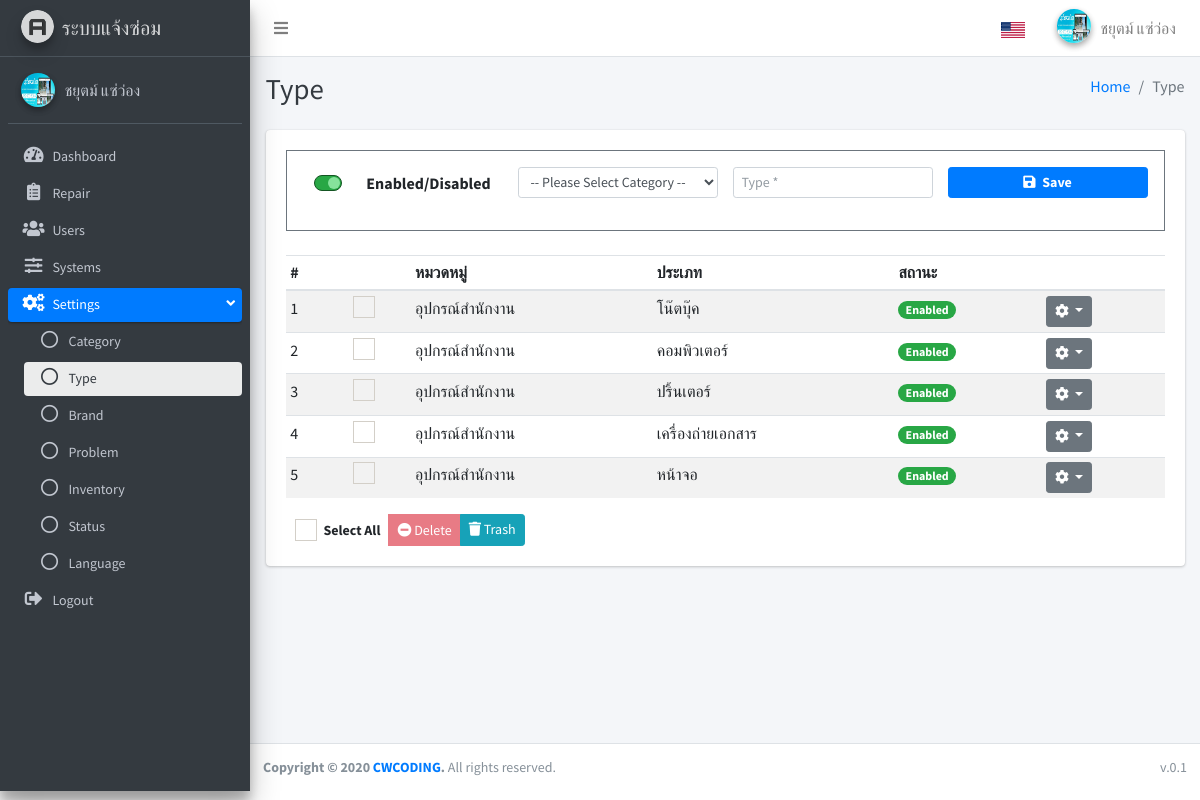
Page /index.php?page=type (signed in) on the committed database.
### tables this page shows
CREATE TABLE `system` (
  `id` int(11) NOT NULL,
  `title` varchar(100) NOT NULL,
  `name` varchar(100) NOT NULL,
  `updated_at` timestamp NOT NULL DEFAULT current_timestamp() ON UPDATE current_timestamp(),
  `created_at` timestamp NOT NULL DEFAULT current_timestamp()
);

CREATE TABLE `ui_language` (
  `id` int(11) NOT NULL,
  `en` text NOT NULL,
  `th` text NOT NULL
);

CREATE TABLE `type` (
  `id` int(11) NOT NULL,
  `category` int(11) NOT NULL,
  `name` varchar(100) NOT NULL,
  `is_active` enum('Y','N') NOT NULL,
  `is_delete` enum('Y','N') NOT NULL DEFAULT 'N',
  `updated_at` timestamp NOT NULL DEFAULT current_timestamp() ON UPDATE current_timestamp(),
  `created_at` timestamp NOT NULL DEFAULT current_timestamp()
);

### apps/type/index.php (the view, shortened to what this page needs)
<?php
  $fields = "*";
  $table = "type";
  $conditions = " WHERE `is_delete` = 'N' ";
  $type = fetch_all($fields, $table, $conditions);
  $fields = "*";
  $table = "category";
  $conditions = " WHERE `is_active` = 'Y' AND `is_delete` = 'N' ";
  $categorys = fetch_all($fields, $table, $conditions);
  $cate_txt = array();
  foreach($categorys as $category){
    $cate_txt[$category["id"]] = $category["name"];
  }
?>
<div class="content-wrapper">
  <div class="content-header">
    <div class="container-fluid">
      <div class="row mb-2">
        <div class="col-sm-6">
          <h1 class="m-0 text-dark"><?php lang("Type");?></h1>
        </div>
        <div class="col-sm-6">
          <ol class="breadcrumb float-sm-right">
            <li class="breadcrumb-item"><a href="./"><?php lang("Home");?></a></li>
            <li class="breadcrumb-item active"><?php lang("Type");?></li>
          </ol>
        </div>
      </div>
    </div>
  </div>
  <div class="content">
    <div class="container-fluid">
      <div class="row">
        <div class="col-lg-12">
          <div class="card">
            <div class="card-body">
            <div class="border border-secondary p-3 mb-4 ">
              <form id="forminfo" action="apps/type/do_type.php?action=save_type" method="POST" autocomplete="off">
                <div class="row d-flex justify-content-center">
                  <div class="col-md-3 text-left text-md-center mt-0 mt-md-1">
                  <div class="form-group">
                    <div class="custom-control custom-switch custom-switch-on-success">
                      <label class="custom-control-label" for="is_active"><?php lang("Enabled");?>/<?php lang("Disabled");?></label>
                    </div>
                  </div>
                  </div>
                  <div class="col-md-3">
                    <div class="form-group">
                      <select name="category" id="category" class="form-control form-control-sm" required>
                      <option value="">-- <?php lang("Please Select Category");?> --</option>
                      </select>
                    </div>
                  </div>
                  <div class="col-md-3">
                    <div class="form-group">
                      <input type="text" name="type_name" id="type_name" class="form-control form-control-sm" placeholder="<?php lang("Type");?> *">
                    </div>
                  </div>
                  <div class="col-md-3">
                    <div class="form-group">
                      <button type="submit" class="btn btn-primary btn-block btn-sm font-weight-bold"><i class="fas fa-save mr-1"></i> <?php lang("Save");?></button>
                    </div>
                  </div>
                </div>
            </form>
            </div>
              <form action="apps/type/do_type.php?action=delete_all" id="frm" method="POST">
                <div class="table-responsive">
                  <table class="table table-striped table-hover table-sm">
                    <thead>
                      <tr>
                        <th>#</th>
                        <th></th>
                        <th>หมวดหมู่</th>
                        <th>ประเภท</th>
                        <th>สถานะ</th>
                        <th></th>
                      </tr>
                    </thead>
                    <tbody>
                      <?php
                $i = 1;
                  foreach($type as $value){
                    if($value["is_active"] == "Y"){
                      $status = lang("Enabled", false);
                      $bg = "success";
                    }else{
                      $status = lang("Disabled", false);
                      $bg = "danger";
                    }
                ?>
                      <tr>
                        <td><?php echo $i++;?></td>
                        <td class="text-center">
                          <div class="icheck-primary d-inline">
                            <label for="checK_<?php echo $i;?>">
                            </label>
                          </div>
                        </td>
                        <td><?php echo isset($cate_txt[$value["category"]]) ? $cate_txt[$value["category"]] : "";?></td>
                        <td><?php echo $value["name"];?></td>
                        <td><span class="badge badge-<?php echo $bg;?> badge-pill"><?php echo $status;?></span></td>
                        <td>
                          <div class="dropdown">
                            <button class="btn btn-secondary btn-sm dropdown-toggle" type="button"
                              id="dropdownMenuButton" data-toggle="dropdown" aria-haspopup="true" aria-expanded="false">
                              <i class="fas fa-cog"></i>
                            </button>
                          </div>
                        </td>
                      </tr>
                    <?php } ?>
                    </tbody>
                  </table>
                </div>
                <div class="row">
                  <div class="col-md-12">
                    <div class="btn-group">
                      <button type="button" class="btn-sm btn">
                        <div class="icheck-primary d-inline">
                          <label for="checkall"> <?php lang("Select All");?>
                          </label>
                        </div>
                      </button>
                      <button type="button" class="btn-sm btn btn-danger btn-delete-all" disabled data-toggle="modal"
                        data-target="#modalDeleteAll"><i class="fas fa-minus-circle"></i> <?php lang("Delete");?>
                      </button>
                      <a href="?page=type/delete" class="btn-sm btn btn-info"><i class="fas fa-trash"></i>
                      <?php lang("Trash");?></a>
                    </div>
                  </div>
                </div>
            </div>
          </div>
        </div>
      </div>
    </div>
  </div>
</div>

### include/sidebar.php
<?php
$arr_users = array("users","users/add","users/edit", "users/delete");
$arr_repair = array("repair","repair/add","repair/edit");
$arr_dashboard = array("dashboard");
$arr_system = array("system");
$arr_settings = array("category","category/delete","type","type/delete","brand","brand/delete","inventory", "inventory/add","inventory/edit","inventory/delete","status","status/delete","problem", "problem/delete", "language");
$arr_category = array("category","category/delete");
$arr_type = array("type","type/delete");
$arr_status = array("status","status/delete");
$arr_brand = array("brand","brand/delete");
$arr_problem = array("problem","problem/delete");
$arr_inventory = array("inventory","inventory/add","inventory/edit","inventory/delete");
$arr_language = array("language");
?>
<aside class="main-sidebar sidebar-dark-primary elevation-4">
  <a href="./" class="brand-link">
    <img src="dist/img/AdminLTELogo.png" alt="AdminLTE Logo" class="brand-image img-circle elevation-3"
      style="opacity: .8">
    <span class="brand-text font-weight-light"><?php echo $system["name"];?></span>
  </a>
  <div class="sidebar os-host os-theme-light os-host-overflow os-host-overflow-y os-host-resize-disabled os-host-scrollbar-horizontal-hidden os-host-transition">
    <div class="user-panel mt-3 pb-3 mb-3 d-flex">
      <div class="image">
        <?php if(!empty($_SESSION["PROFILE"])){ ?>
        <?php if(file_exists("uploads/users/".$_SESSION["PROFILE"])){ ?>
        <img src="uploads/users/<?php echo $_SESSION["PROFILE"];?>" class="img-circle elevation-2" alt="Profile-img"
          style="max-width:34px; max-height:34px; min-width:34px; min-height:34px;">
        <?php }else{ ?>
        <img src="dist/img/avatar04.png" class="img-circle elevation-2" alt="User Image">
        <?php } ?>
        <?php }else{ ?>
        <img src="dist/img/avatar04.png" class="img-circle elevation-2" alt="User Image">
        <?php } ?>
      </div>
      <div class="info">
        <a href="?page=profile" class="d-block"><?php echo $_SESSION["FIRST_NAME"] ." ". $_SESSION["LAST_NAME"];?></a>
      </div>
    </div>
    <nav class="mt-2">
      <ul class="nav nav-pills nav-sidebar flex-column nav-compact nav-child-indent text-sm" data-widget="treeview" role="menu" data-accordion="false">
        <li class="nav-item">
          <a href="?page=dashboard" class="nav-link <?php if(in_array($page, $arr_dashboard)){echo "active"; }?>">
            <i class="nav-icon fas fa-tachometer-alt"></i>
            <p>
              <?php lang("Dashboard");?>
            </p>
          </a>
        </li>
        <?php if($_SESSION["POSITION"] != "2"){?>
        <li class="nav-item">
          <a href="?page=repair" class="nav-link <?php if(in_array($page, $arr_repair)){echo "active"; }?>">
            <i class="nav-icon fas fa-clipboard-list"></i>
            <p>
            <?php lang("Repair");?>
            </p>
          </a>
        </li>
        <?php } ?>
        <?php if($_SESSION["POSITION"] == "1"){?>
        <li class="nav-item">
          <a href="?page=users" class="nav-link <?php if(in_array($page, $arr_users)){echo "active"; }?>">
            <i class="nav-icon fas fa-users"></i>
            <p>
            <?php lang("Users");?>
            </p>
          </a>
        </li>
        <?php } ?>
        <?php if($_SESSION["POSITION"] == "1"){?>
        <li class="nav-item">
          <a href="?page=system" class="nav-link <?php if(in_array($page, $arr_system)){echo "active"; }?>">
            <i class="nav-icon fas fa-sliders-h"></i>
            <p>
            <?php lang("Systems");?>
            </p>
          </a>
        </li>
        <?php } ?>
        <?php if($_SESSION["POSITION"] == "1"){?>
        <li class="nav-item has-treeview <?php if(in_array($page, $arr_settings)){echo "menu-open"; }?>">
          <a href="#" class="nav-link <?php if(in_array($page, $arr_settings)){echo "active"; }?>">
            <i class="nav-icon fas fa-cogs"></i>
            <p>
              <?php lang("Settings");?>
              <i class="right fas fa-angle-left"></i>
            </p>
          </a>
          <ul class="nav nav-treeview">
            <li class="nav-item">
              <a href="?page=category" class="nav-link <?php if(in_array($page, $arr_category)){echo "active"; }?>">
                <i class="far fa-circle nav-icon"></i>
                <p><?php lang("Category");?></p>
              </a>
            </li>
            <li class="nav-item">
              <a href="?page=type" class="nav-link <?php if(in_array($page, $arr_type)){echo "active"; }?>">
                <i class="far fa-circle nav-icon"></i>
                <p><?php lang("Type");?></p>
              </a>
            </li>
            <li class="nav-item">
              <a href="?page=brand" class="nav-link <?php if(in_array($page, $arr_brand)){echo "active"; }?>">
                <i class="far fa-circle nav-icon"></i>
                <p><?php lang("Brand");?></p>
              </a>
            </li>
            <li class="nav-item">
              <a href="?page=problem" class="nav-link <?php if(in_array($page, $arr_problem)){echo "active"; }?>">
                <i class="far fa-circle nav-icon"></i>
                <p><?php lang("Problem");?></p>
              </a>
            </li>
            <li class="nav-item">
              <a href="?page=inventory" class="nav-link <?php if(in_array($page, $arr_inventory)){echo "active"; }?>">
                <i class="far fa-circle nav-icon"></i>
                <p><?php lang("Inventory");?></p>
              </a>
            </li>
            <li class="nav-item">
              <a href="?page=status" class="nav-link <?php if(in_array($page, $arr_status)){echo "active"; }?>">
                <i class="far fa-circle nav-icon"></i>
                <p><?php lang("Status");?></p>
              </a>
            </li>
            <li class="nav-item">
              <a href="?page=language" class="nav-link <?php if(in_array($page, $arr_language)){echo "active"; }?>">
                <i class="far fa-circle nav-icon"></i>
                <p><?php lang("Language");?></p>
              </a>
            </li>
          </ul>
        </li>
        <?php } ?>
        <li class="nav-item">
          <a href="javascript:void(0);" class="nav-link" data-toggle="modal" data-target="#logoutModal">
            <i class="nav-icon fas fa-sign-out-alt"></i>
            <p>
            <?php lang("Logout");?>
            </p>
          </a>
        </li>
      </ul>
    </nav>
  </div>
</aside>

### db_function/function.php (shortened to what this page needs)
<?php
function lang($text, $echo = true){
    global $conn;
    $lang = isset($_SESSION["LANGUAGE"]) ? $_SESSION["LANGUAGE"] : "en" ;
    $stmt =  $conn->prepare(" DESCRIBE ui_language   ");
    $stmt->bindParam(":lang",$lang);
    $stmt->execute();
    $data = $stmt->fetchAll(PDO::FETCH_ASSOC);
    $conditions = false;
    if($data === FALSE){
        if($echo){
            echo $text;
        }else{
            return $text;
        }
    }else{
        foreach($data as $row){
            if($row["Field"] == $lang){
                $conditions = true;
            }
        }
        if($conditions){
            $stmt =  $conn->prepare("SELECT * FROM ui_language WHERE en = :txt OR th = :txt ");
            $stmt->bindParam(":txt",$text, PDO::PARAM_STR);
            $stmt->execute();
            $data = $stmt->fetch(PDO::FETCH_ASSOC);
            if($data === FALSE){
                $sql = "INSERT INTO `ui_language` SET ";
                $sql .= " en = :txt ";
                $stmt = $conn->prepare($sql);
                $stmt->bindParam(":txt",$text);
                $result = $stmt->execute();
                if($echo){
                    echo $text;
                }else{
                    return $text;
                }
            }else{
                $txt_lang = !empty($data[$lang]) ? $data[$lang] : $data["en"];
                if($echo){
                    echo $txt_lang;
                }else{
                    return $txt_lang;
                }
            }
        }
    }
}
function fetch_all($fields, $table, $conditions = NULL , $req = NULL){
    global $conn;
    try{
        $stmt = $conn->prepare("SELECT $fields FROM `$table` $conditions ");
        if(!empty($req)){
            foreach($req as $key => $v){
                $stmt->bindParam(":".$key,$v);
            }
        }
        $result = $stmt->execute();
        $data = array();
        while($row = $stmt->fetch(PDO::FETCH_ASSOC)){
          $data[] = $row;
        }
    }catch(PDOException $e){
        echo "Error: " . $e->getMessage();
        die();
    }
    return $data;
}
?>

### rows in the picture
system: name "ระบบแจ้งซ่อม"
ui_language: en "Dashboard"
ui_language: en "Repair"
ui_language: en "Users"
ui_language: en "Systems"
ui_language: en "Settings"
ui_language: en "Category"
ui_language: en "Type Type Type", type_name "Type *"
ui_language: en "Brand"
ui_language: en "Problem"
ui_language: en "Inventory"
ui_language: en "Status"
ui_language: en "Language"
ui_language: en "Logout"
ui_language: en "Home"
ui_language: en "Enabled"
ui_language: en "Disabled"
ui_language: en "Save"
type: category "อุปกรณ์สำนักงาน", name "โน๊ตบุ๊ค", ui_language.en "Enabled"
type: category "อุปกรณ์สำนักงาน", name "คอมพิวเตอร์", ui_language.en "Enabled"
type: category "อุปกรณ์สำนักงาน", name "ปริ้นเตอร์", ui_language.en "Enabled"
type: category "อุปกรณ์สำนักงาน", name "เครื่องถ่ายเอกสาร", ui_language.en "Enabled"
type: category "อุปกรณ์สำนักงาน", name "หน้าจอ", ui_language.en "Enabled"
ui_language: en "Select All"
ui_language: en "Delete"
ui_language: en "Trash"

### other values in the picture
$_SESSION["FIRST_NAME"] "ชยุตม์"
$_SESSION["LAST_NAME"] "แซ่ว่อง"
